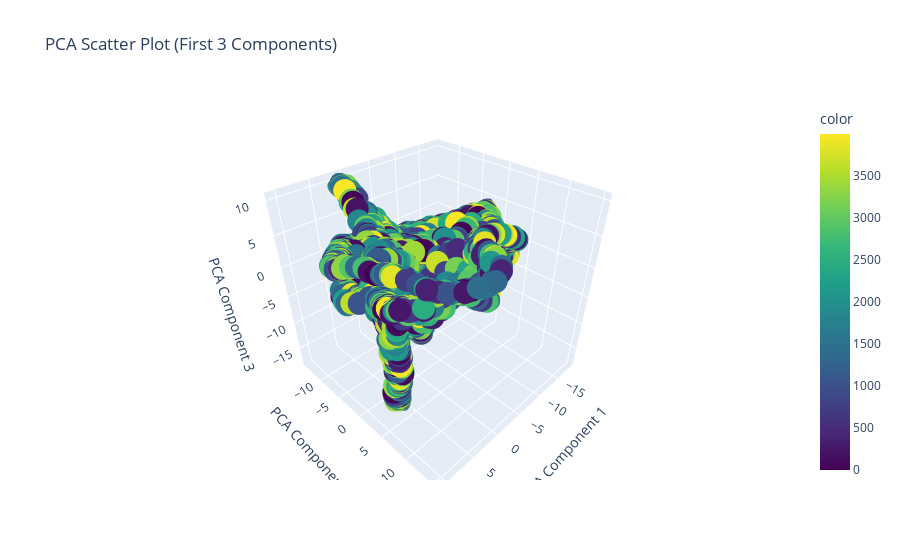

Notebook code for this chart:
### Code cell
X = data.drop(columns=['ID']).values
# reduce dimensions to 50
pca = PCA(n_components=3, random_state=42)
X_pca = pca.fit_transform(X)


# colorful 3D scatter plot of first 3 PCA components
fig = px.scatter_3d(x=X_pca[:,0], y=X_pca[:,1], z=X_pca[:,2],color=range(len(X_pca)),
                    title="PCA Scatter Plot (First 3 Components)",color_continuous_scale='Viridis')
fig.update_layout(scene=dict(
    xaxis_title="PCA Component 1",
    yaxis_title="PCA Component 2",
    zaxis_title="PCA Component 3"
))
fig.show()

### Figure 1 — Plotly figure (JSON) as saved in the notebook; plotly's stock layout.template omitted (floating-point values rounded to 4 significant figures; data arrays with more than 128 entries replaced by an {"elided": "..."} marker saying what was removed)
{"data": [{"hovertemplate": "x=%{x}<br>y=%{y}<br>z=%{z}<br>color=%{marker.color}<extra></extra>", "legendgroup": "", "marker": {"color": {"elided": "4000 int values"}, "coloraxis": "coloraxis", "symbol": "circle"}, "mode": "markers", "name": "", "scene": "scene", "showlegend": false, "type": "scatter3d", "x": {"elided": "4000 float values"}, "y": {"elided": "4000 float values"}, "z": {"elided": "4000 float values"}}], "layout": {"coloraxis": {"colorbar": {"title": {"text": "color"}}, "colorscale": [[0, "#440154"], [0.1111, "#482878"], [0.2222, "#3e4989"], [0.3333, "#31688e"], [0.4444, "#26828e"], [0.5556, "#1f9e89"], [0.6667, "#35b779"], [0.7778, "#6ece58"], [0.8889, "#b5de2b"], [1, "#fde725"]]}, "legend": {"tracegroupgap": 0}, "scene": {"domain": {"x": [0, 1], "y": [0, 1]}, "xaxis": {"title": {"text": "PCA Component 1"}}, "yaxis": {"title": {"text": "PCA Component 2"}}, "zaxis": {"title": {"text": "PCA Component 3"}}}, "title": {"text": "PCA Scatter Plot (First 3 Components)"}}}
